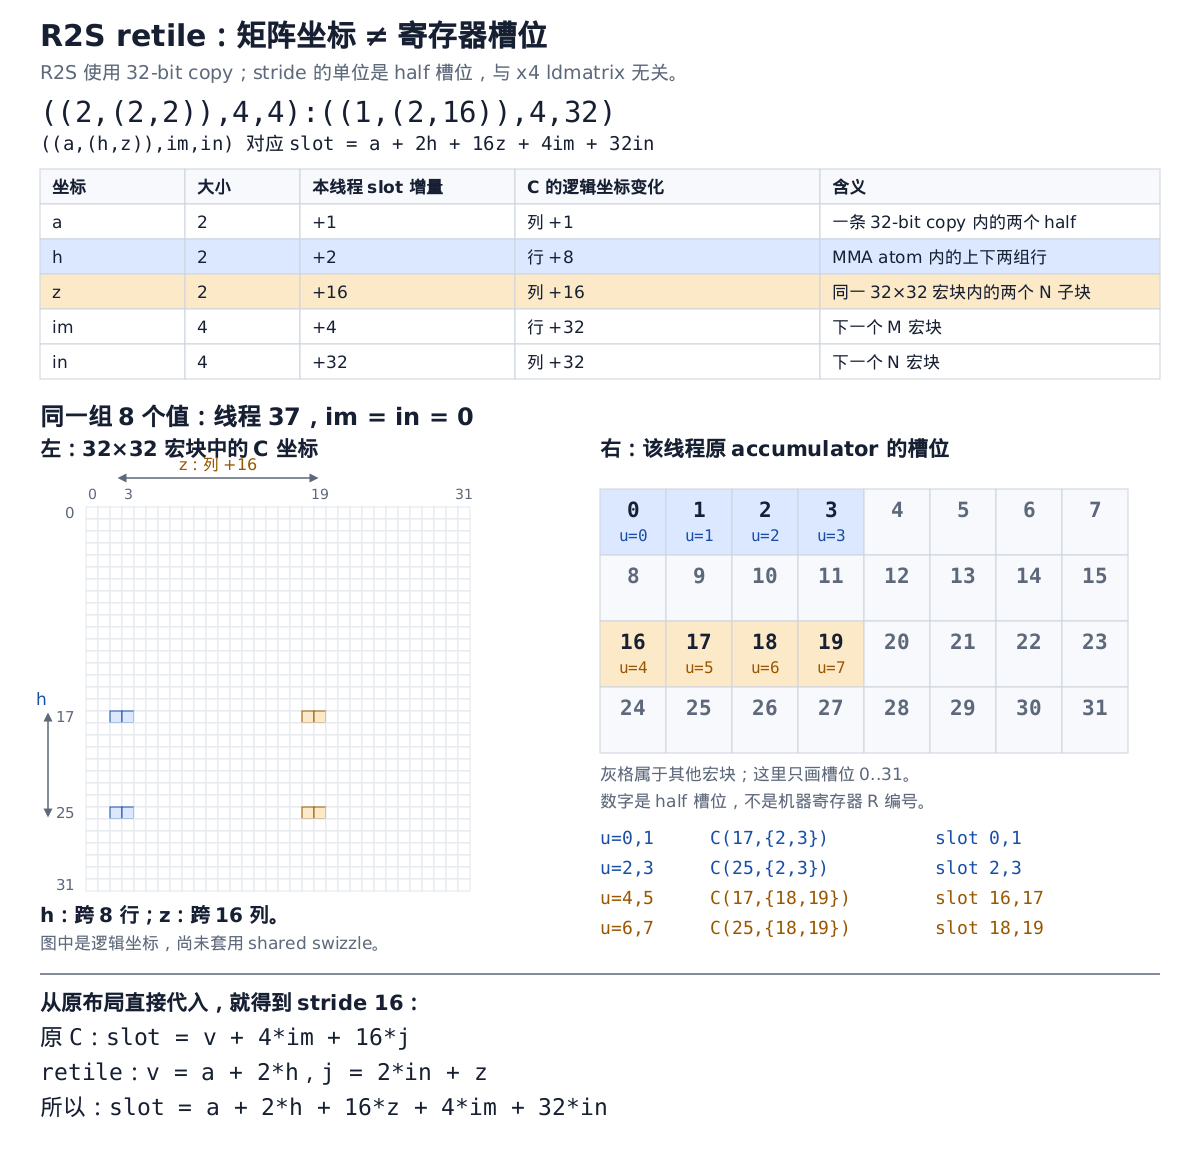

The script that drew this image:
#!/usr/bin/env python3
"""Editable R2S ownership diagram. All offsets are half-element slots, not physical registers."""
from __future__ import annotations
import argparse
import ctypes
import ctypes.util
import html
from pathlib import Path

W,H=1200,1150
INK='#172033'; MUTED='#5D687A'; GRID='#CBD3DE'; PANEL='#F7F9FC'
BLUE='#174EA6'; BLUE_LIGHT='#DCE8FF'; GOLD='#995600'; GOLD_LIGHT='#FCE9C8'

def build_svg():
    out=[f'<svg xmlns="http://www.w3.org/2000/svg" width="{W}" height="{H}" viewBox="0 0 {W} {H}" role="img" aria-labelledby="title desc">',
         '<title id="title">CuTe R2S retile：C 坐标与线程私有槽位的对应</title>',
         '<desc id="desc">固定线程37，宏块im=in=0。C跨8行对应槽位加2，跨16列对应槽位加16。R2S使用32-bit UniversalCopy，与x4 ldmatrix无关。</desc>',
         '<style>text{font-family:Arial,"Droid Sans Fallback","Noto Sans CJK SC",sans-serif}.mono{font-family:"DejaVu Sans Mono","Droid Sans Fallback",monospace}</style>',
         '<defs><marker id="arrow" viewBox="0 0 10 10" refX="5" refY="5" markerWidth="6" markerHeight="6" orient="auto-start-reverse"><path d="M 0 0 L 10 5 L 0 10 z" fill="#5D687A"/></marker></defs>']
    def rect(x,y,w,h,fill='white',stroke=GRID,sw=1):
        out.append(f'<rect x="{x}" y="{y}" width="{w}" height="{h}" fill="{fill}" stroke="{stroke}" stroke-width="{sw}"/>')
    def text(x,y,value,size=19,color=INK,bold=False,anchor='start',mono=False):
        cls=' class="mono"' if mono else ''
        out.append(f'<text x="{x}" y="{y}" font-size="{size}" fill="{color}" font-weight="{700 if bold else 400}" text-anchor="{anchor}"{cls}>{html.escape(str(value))}</text>')
    def line(x1,y1,x2,y2,arrow=False):
        markers=' marker-start="url(#arrow)" marker-end="url(#arrow)"' if arrow else ''
        out.append(f'<line x1="{x1}" y1="{y1}" x2="{x2}" y2="{y2}" stroke="{MUTED}" stroke-width="1.5"{markers}/>')
    rect(0,0,W,H,'white','white')
    text(40,46,'R2S retile：矩阵坐标 ≠ 寄存器槽位',30,bold=True)
    text(40,79,'R2S 使用 32-bit copy；stride 的单位是 half 槽位，与 x4 ldmatrix 无关。',19,MUTED)
    text(40,122,'((2,(2,2)),4,4):((1,(2,16)),4,32)',29,mono=True)
    text(40,150,'  ((a,(h,z)),im,in)      对应 slot = a + 2h + 16z + 4im + 32in',19,mono=True)
    widths=[145,115,215,305,340]; xs=[40]
    for w in widths: xs.append(xs[-1]+w)
    rows=[['坐标','大小','本线程 slot 增量','C 的逻辑坐标变化','含义'],
          ['a','2','+1','列 +1','一条 32-bit copy 内的两个 half'],
          ['h','2','+2','行 +8','MMA atom 内的上下两组行'],
          ['z','2','+16','列 +16','同一 32×32 宏块内的两个 N 子块'],
          ['im','4','+4','行 +32','下一个 M 宏块'],
          ['in','4','+32','列 +32','下一个 N 宏块']]
    for ri,row in enumerate(rows):
        y=169+ri*35
        for ci,value in enumerate(row):
            fill=PANEL if ri==0 else BLUE_LIGHT if ri==2 else GOLD_LIGHT if ri==3 else 'white'
            rect(xs[ci],y,widths[ci],35,fill)
            text(xs[ci]+12,y+24,value,17,bold=ri==0)
    text(40,425,'同一组 8 个值：线程 37，im = in = 0',24,bold=True)
    text(40,456,'左：32×32 宏块中的 C 坐标',21,bold=True)
    text(600,456,'右：该线程原 accumulator 的槽位',21,bold=True)
    gx,gy,cell=86,507,12
    selected={}
    for u in range(8):
        a=u%2;h=(u//2)%2;z=u//4
        r,c=17+8*h,2+a+16*z
        slot=a+2*h+16*z
        selected[(r,c)]=(u,slot)
        assert slot in [0,1,2,3,16,17,18,19]
    for r in range(32):
        for c in range(32):
            fill='white';stroke='#E2E7EE'
            if (r,c) in selected:
                u,_=selected[(r,c)];fill=BLUE_LIGHT if u<4 else GOLD_LIGHT;stroke=BLUE if u<4 else GOLD
            rect(gx+c*cell,gy+r*cell,cell,cell,fill,stroke)
    for c in [0,3,19,31]:text(gx+(c+.5)*cell,gy-8,c,14,MUTED,anchor='middle')
    for r in [0,17,25,31]:text(gx-11,gy+(r+.5)*cell+5,r,15,MUTED,anchor='end')
    line(gx+3*cell,gy-29,gx+19*cell,gy-29,True)
    text(gx+11*cell,gy-37,'z：列 +16',16,GOLD,anchor='middle')
    line(48,gy+17.5*cell,48,gy+25.5*cell,True)
    text(41,gy+17.5*cell-12,'h',17,BLUE,anchor='middle')
    text(40,922,'h：跨 8 行；z：跨 16 列。',20,bold=True)
    text(40,949,'图中是逻辑坐标，尚未套用 shared swizzle。',17,MUTED)

    rx,ry,cw,ch=600,489,66,66
    for slot in range(32):
        x=rx+(slot%8)*cw;y=ry+(slot//8)*ch
        active=slot in [0,1,2,3,16,17,18,19]
        fill=BLUE_LIGHT if slot<4 else GOLD_LIGHT if 16<=slot<20 else PANEL
        rect(x,y,cw,ch,fill)
        text(x+cw/2,y+28,slot,21,INK if active else MUTED,True,anchor='middle',mono=True)
        if active:
            u=slot if slot<4 else slot-12
            text(x+cw/2,y+52,f'u={u}',16,BLUE if slot<4 else GOLD,anchor='middle',mono=True)
    text(600,780,'灰格属于其他宏块；这里只画槽位 0..31。',17,MUTED)
    text(600,807,'数字是 half 槽位，不是机器寄存器 R 编号。',17,MUTED)
    pairs=[('u=0,1','C(17,{2,3})','slot 0,1',BLUE),
           ('u=2,3','C(25,{2,3})','slot 2,3',BLUE),
           ('u=4,5','C(17,{18,19})','slot 16,17',GOLD),
           ('u=6,7','C(25,{18,19})','slot 18,19',GOLD)]
    for i,(u,c,s,col) in enumerate(pairs):
        y=844+i*30
        text(600,y,u,18,col,mono=True);text(710,y,c,18,col,mono=True);text(935,y,s,18,col,mono=True)
    line(40,974,1160,974)
    text(40,1010,'从原布局直接代入，就得到 stride 16：',21,bold=True)
    text(40,1045,'原 C：slot = v + 4*im + 16*j',23,mono=True)
    text(40,1080,'retile：v = a + 2*h，j = 2*in + z',23,mono=True)
    text(40,1115,'所以：slot = a + 2*h + 16*z + 4*im + 32*in',23,mono=True)
    out.append('</svg>')
    return '\n'.join(out)+'\n'

class RsvgRectangle(ctypes.Structure):
    _fields_=[('x',ctypes.c_double),('y',ctypes.c_double),('width',ctypes.c_double),('height',ctypes.c_double)]

def render_png(svg_path: Path, png_path: Path) -> None:
    """Render the SVG through system librsvg and Cairo for visual review."""
    rsvg_name = ctypes.util.find_library("rsvg-2")
    cairo_name = ctypes.util.find_library("cairo")
    gobject_name = ctypes.util.find_library("gobject-2.0")
    if not (rsvg_name and cairo_name and gobject_name):
        raise RuntimeError("librsvg, Cairo, and GObject are required")

    rsvg = ctypes.CDLL(rsvg_name)
    cairo = ctypes.CDLL(cairo_name)
    gobject = ctypes.CDLL(gobject_name)
    rsvg.rsvg_handle_new_from_file.argtypes = [ctypes.c_char_p,
                                                ctypes.POINTER(ctypes.c_void_p)]
    rsvg.rsvg_handle_new_from_file.restype = ctypes.c_void_p
    rsvg.rsvg_handle_render_document.argtypes = [
        ctypes.c_void_p, ctypes.c_void_p, ctypes.POINTER(RsvgRectangle),
        ctypes.POINTER(ctypes.c_void_p)]
    rsvg.rsvg_handle_render_document.restype = ctypes.c_bool
    cairo.cairo_image_surface_create.argtypes = [ctypes.c_int, ctypes.c_int,
                                                  ctypes.c_int]
    cairo.cairo_image_surface_create.restype = ctypes.c_void_p
    cairo.cairo_create.argtypes = [ctypes.c_void_p]
    cairo.cairo_create.restype = ctypes.c_void_p
    cairo.cairo_destroy.argtypes = [ctypes.c_void_p]
    cairo.cairo_surface_write_to_png.argtypes = [ctypes.c_void_p,
                                                  ctypes.c_char_p]
    cairo.cairo_surface_write_to_png.restype = ctypes.c_int
    cairo.cairo_surface_destroy.argtypes = [ctypes.c_void_p]
    gobject.g_object_unref.argtypes = [ctypes.c_void_p]

    error = ctypes.c_void_p()
    handle = rsvg.rsvg_handle_new_from_file(str(svg_path).encode(),
                                             ctypes.byref(error))
    if not handle:
        raise RuntimeError(f"librsvg could not open {svg_path}")
    surface = cairo.cairo_image_surface_create(0, W, H)  # CAIRO_FORMAT_ARGB32
    cr = cairo.cairo_create(surface)
    viewport = RsvgRectangle(0, 0, W, H)
    ok = rsvg.rsvg_handle_render_document(handle, cr, ctypes.byref(viewport),
                                           ctypes.byref(error))
    cairo.cairo_destroy(cr)
    status = cairo.cairo_surface_write_to_png(surface, str(png_path).encode())
    cairo.cairo_surface_destroy(surface)
    gobject.g_object_unref(handle)
    if not ok or status != 0:
        raise RuntimeError(f"failed to render {svg_path} to PNG")



def main():
    parser=argparse.ArgumentParser(description=__doc__)
    parser.add_argument('output',nargs='?',type=Path,default=Path(__file__).with_suffix('.svg'))
    args=parser.parse_args()
    args.output.parent.mkdir(parents=True,exist_ok=True)
    args.output.write_text(build_svg(),encoding='utf-8')
    render_png(args.output,args.output.with_suffix('.png'))

if __name__=='__main__':
    main()
